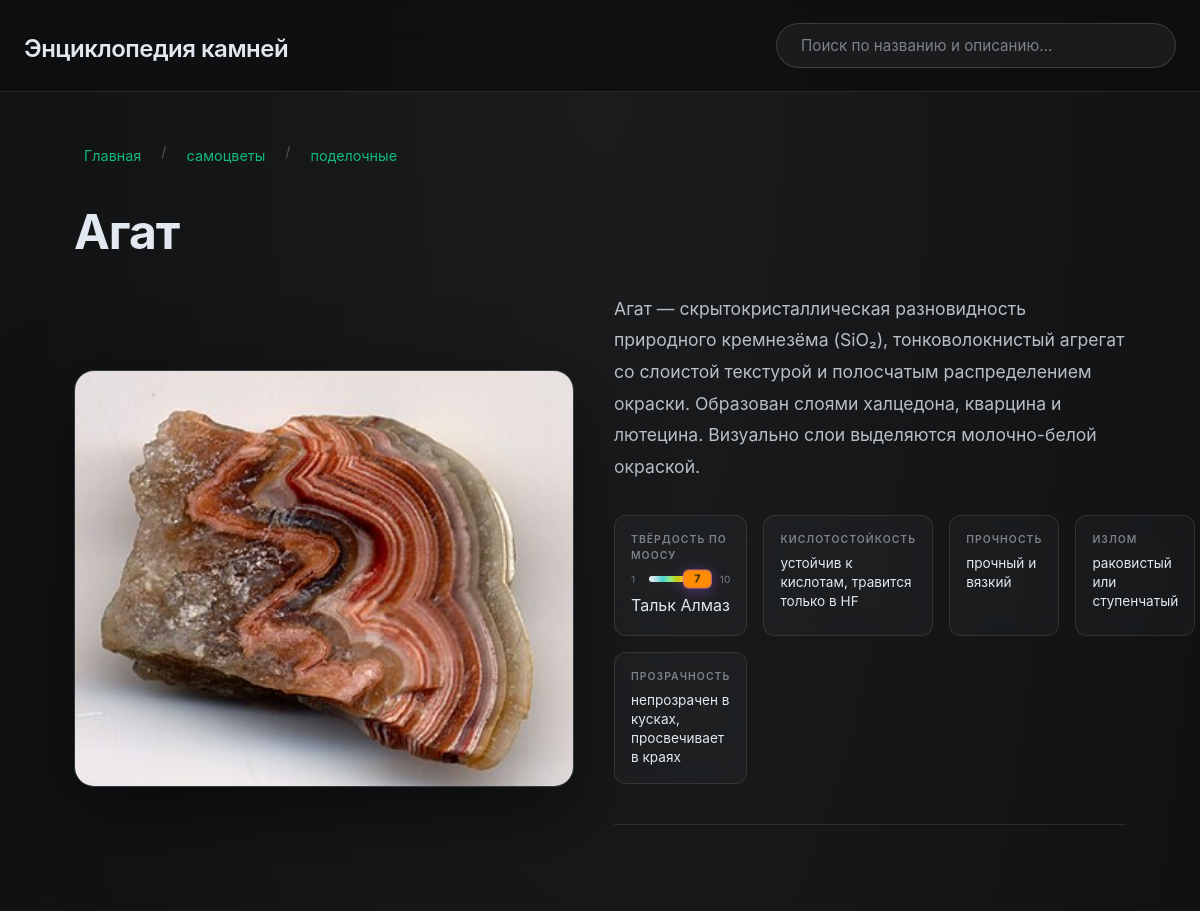
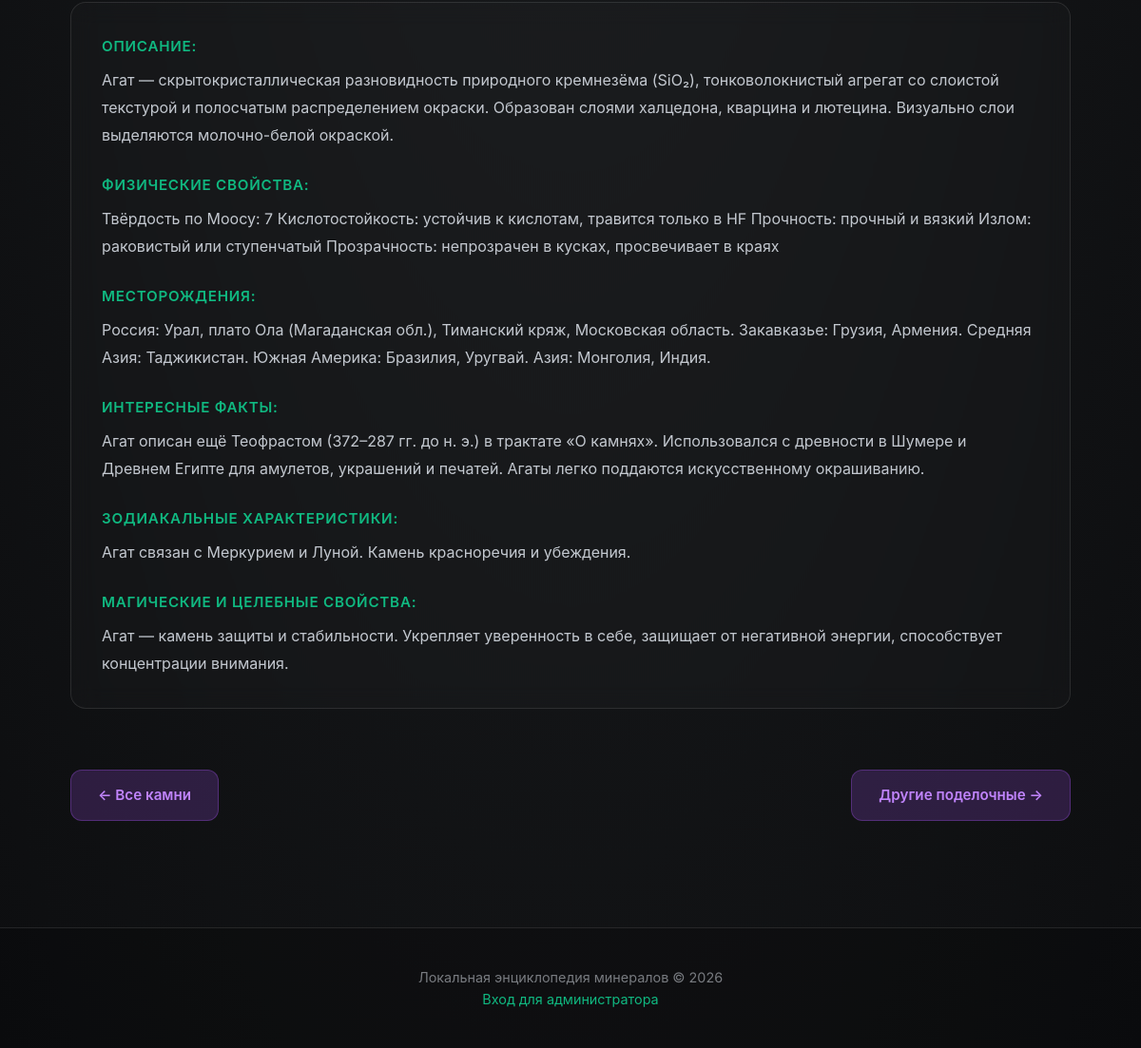
Page /gem/agat on the committed database (2 pictures, top to bottom).
### models.py (models this page shows, shortened)
class Gem(db.Model):
    __tablename__ = 'gems'
    id = db.Column(db.Integer, primary_key=True)
    name = db.Column(db.String(100), nullable=False, index=True)
    slug = db.Column(db.String(100), unique=True, nullable=False, index=True)
    category = db.Column(db.String(50), nullable=False)  # руды металлов/нерудные/строительные/полудрагоценный/поделочный/органический
    parent_category = db.Column(db.String(50), nullable=True)  # полезные ископаемые/самоцветы
    description = db.Column(db.Text, nullable=False)
    properties = db.Column(db.Text)  # физические/химические свойства
    locations = db.Column(db.Text)   # места добычи
    facts = db.Column(db.Text)       # интересные факты
    zodiac = db.Column(db.Text)      # зодиакальные характеристики
    magic_props = db.Column(db.Text) # магические свойства
    image_filename = db.Column(db.String(200))  # имя файла изображения
    gallery = db.Column(db.Text)  # JSON список дополнительных фото
    created_at = db.Column(db.DateTime, default=datetime.utcnow)
    updated_at = db.Column(db.DateTime, default=datetime.utcnow, onupdate=datetime.utcnow)
    def get_gallery(self):
        if not self.gallery:
            return []
        try:
            return json.loads(self.gallery)
        except:
            return []

### app.py (the view)
@app.route('/gem/<slug>')
def gem_detail(slug):
    gem = Gem.query.filter_by(slug=slug).first_or_404()
    return render_template('gem_detail.html', gem=gem)

### app.py (called while the page is built)
@app.template_filter('nl2br')
def nl2br_filter(s):
    if not s:
        return ''
    return s.replace('\n', '<br>')

@app.template_filter('text_color')
def text_color_filter(bg_hex: str) -> str:
    try:
        bg_hex = bg_hex.lstrip('#')
        r, g, b = int(bg_hex[0:2], 16), int(bg_hex[2:4], 16), int(bg_hex[4:6], 16)
        brightness = (0.299 * r + 0.587 * g + 0.114 * b) / 255
        return '#1a1a1a' if brightness > 0.5 else '#ffffff'
    except:
        return '#ffffff'

@app.template_filter('category_plural')
def category_plural_filter(category: str) -> str:
    if not category:
        return ''
    category_forms = {
        'поделочный': 'поделочные',
        'органический': 'органические',
        'полудрагоценный': 'полудрагоценные',
        'строительные': 'строительные',
        'нерудные': 'нерудные',
        'руды металлов': 'руды металлов',
    }
    return category_forms.get(category, category)

@app.context_processor
def inject_alphabet_index():
    from flask import request
    category = request.args.get('category', '')
    parent_category = request.args.get('parent_category', '')
    if category:
        category = CATEGORY_PLURAL_TO_SINGULAR.get(category, category)
    query = Gem.query
    if category:
        query = query.filter_by(category=category)
    elif parent_category:
        query = query.filter_by(parent_category=parent_category)
    alphabet_index = {}
    gems = query.order_by(Gem.name).all()
    for gem in gems:
        first_letter = gem.name[0].upper()
        if first_letter not in alphabet_index:
            alphabet_index[first_letter] = []
        alphabet_index[first_letter].append(gem)
    return dict(alphabet_index=alphabet_index, CATEGORY_PLURAL_TO_SINGULAR=CATEGORY_PLURAL_TO_SINGULAR)

### templates/gem_detail.html (shortened to what this page needs)
{% extends "base.html" %}
{% set show_alphabet = false %}
{% block content %}
<article class="gem-detail">
    <nav class="breadcrumbs">
        <a href="{{ url_for('welcome') }}">Главная</a>
        <span class="crumb-sep">/</span>
        {% if gem.parent_category %}
        <a href="{{ url_for('catalog', parent_category=gem.parent_category) }}">{{ gem.parent_category }}</a>
        <span class="crumb-sep">/</span>
        {% endif %}
        <a href="{{ url_for('catalog', category=gem.category|category_plural) }}">{{ gem.category|category_plural }}</a>
    </nav>
    <header class="gem-detail-header">
        <h1 class="gem-title">{{ gem.name }}</h1>
    </header>
    {% if gem.description or gem.image_filename %}
    <div class="gem-intro-wrapper">
        {% if gem.image_filename %}
        <div class="gem-image-column">
            <div class="gem-detail-main-image">
                <img src="{{ url_for('uploaded_file', filename=gem.image_filename) }}" alt="{{ gem.name }}" class="main-image-clickable" onclick="openLightbox(0)">
            </div>
            {% set gallery = gem.get_gallery() %}
        </div>
        {% endif %}
        <div class="gem-intro-column">
            {% if gem.description %}
            <div class="gem-intro">
                {{ gem.description[:300]|nl2br }}{% if gem.description|length > 300 %}…{% endif %}
            </div>
            {% endif %}
            {% if gem.properties %}
            <div class="gem-specs-grid-full">
                {% for line in gem.properties.split('\n') %}
                    {% if line.strip() and ':' in line %}
                    {% set label = line.split(':')[0].strip() %}
                    {% set value = line.split(':', 1)[1].strip() %}
                    {% if label == 'Твёрдость по Моосу' or label == 'Твердость по Моосу' %}
                    {% set mohs_value = value.split('–')[0].replace(',', '.')|float %}
                    {% set mohs_position = ((mohs_value - 1) / 9) * 100 %}
                    {% set mohs_bg_color = value|mohs_color %}
                    {% set mohs_text_color = mohs_bg_color|text_color %}
                    <div class="gem-spec-card-full">
                        <div class="spec-label">Твёрдость по Моосу</div>
                        <div class="mohs-scale-new">
                            <div class="mohs-bar-container">
                                <span class="mohs-number mohs-number-left">1</span>
                                <div class="mohs-bar"></div>
                                <div class="mohs-badge" style="left: {{ mohs_position }}%; background-color: {{ mohs_bg_color }}; color: {{ mohs_text_color }}">
                                    {{ value }}
                                </div>
                                <span class="mohs-number mohs-number-right">10</span>
                            </div>
                            <div class="mohs-sublabels">
                                <span class="mohs-sublabel-left">Тальк</span>
                                <span class="mohs-sublabel-right">Алмаз</span>
                            </div>
                        </div>
                    </div>
                    {% else %}
                    <div class="gem-spec-card-full">
                        <div class="spec-label">{{ label }}</div>
                        <div class="spec-value">{{ value }}</div>
                    </div>
                    {% endif %}
                    {% endif %}
                {% endfor %}
            </div>
            {% endif %}
        </div>
    </div>
    {% endif %}
    <article class="gem-content-single">
        <div class="gem-content-text">
            {% if gem.description %}
            <p><strong>Описание:</strong> {{ gem.description }}</p>
            {% endif %}
            {% if gem.properties %}
            <p><strong>Физические свойства:</strong> {{ gem.properties }}</p>
            {% endif %}
            {% if gem.locations %}
            <p><strong>Месторождения:</strong> {{ gem.locations }}</p>
            {% endif %}
            {% if gem.facts %}
            <p><strong>Интересные факты:</strong> {{ gem.facts }}</p>
            {% endif %}
            {% if gem.zodiac %}
            <p><strong>Зодиакальные характеристики:</strong> {{ gem.zodiac }}</p>
            {% endif %}
            {% if gem.magic_props %}
            <p><strong>Магические и целебные свойства:</strong> {{ gem.magic_props }}</p>
            {% endif %}
        </div>
    </article>
    <nav class="gem-detail-nav">
        <a href="{{ url_for('catalog') }}" class="back-link">← Все камни</a>
        <a href="{{ url_for('catalog', category=gem.category|category_plural) }}" class="next-link">Другие {{ gem.category|category_plural }} →</a>
    </nav>
</article>
        {% set gallery = gem.get_gallery() %}
{% endblock %}

### static/css/dark-glass.css (style rules this page uses)
* { box-sizing: border-box; margin: 0; padding: 0; }
body { font-family: 'Inter', -apple-system, BlinkMacSystemFont, 'Segoe UI', Roboto, sans-serif; line-height: 1.6; color: #e2e8f0; background: radial-gradient(ellipse at top, #1a1c1e 0%, #0d0e10 100%); min-height: 100vh; }
a { color: #10b981; text-decoration: none; transition: all 0.3s ease; }

### static/css/dark-glass-detail.css (style rules this page uses)
.gem-detail { max-width: 1100px; margin: 0 auto; padding: 3rem 1.5rem; }
.breadcrumbs { display: flex; flex-wrap: wrap; gap: 10px; margin-bottom: 2rem; font-size: 0.9rem; color: rgba(226, 232, 240, 0.6); }
.breadcrumbs a { color: #10b981; text-decoration: none; padding: 4px 10px; border-radius: 6px; transition: all 0.3s ease; }
.crumb-sep { color: rgba(226, 232, 240, 0.3); }
.gem-detail-header { margin-bottom: 2rem; }
.gem-title { font-size: 3rem; color: #e2e8f0; margin: 0 0 1.5rem 0; font-weight: 700; line-height: 1.2; letter-spacing: -1px; }
.gem-intro-wrapper { display: flex; gap: 2.5rem; margin-bottom: 3rem; align-items: center; }
.gem-intro-column { flex: 1; min-width: 0; }
.gem-intro { font-size: 1.1rem; line-height: 1.8; color: rgba(226, 232, 240, 0.8); margin-bottom: 2rem; }
.gem-image-column { flex-shrink: 0; width: 500px; }
.gem-detail-main-image { border-radius: 20px; overflow: hidden; box-shadow: 0 25px 80px rgba(0, 0, 0, 0.5); position: sticky; top: 120px; border: 1px solid rgba(255, 255, 255, 0.15); }
.gem-detail-main-image img { width: 100%; height: auto; display: block; transition: all 0.3s ease; }
.gem-specs-grid-full { display: grid; grid-template-columns: repeat(4, 1fr); gap: 1rem; margin-bottom: 2.5rem; padding-bottom: 2.5rem; border-bottom: 1px solid rgba(255, 255, 255, 0.1); }
.gem-spec-card-full { background: rgba(255, 255, 255, 0.03); backdrop-filter: blur(12px); -webkit-backdrop-filter: blur(12px); padding: 1rem; border-radius: 12px; border: 1px solid rgba(255, 255, 255, 0.1); transition: all 0.3s ease; }
.spec-label { font-size: 0.65rem; font-weight: 600; text-transform: uppercase; color: rgba(226, 232, 240, 0.5); margin-bottom: 0.35rem; letter-spacing: 0.1em; }
.spec-value { font-size: 0.85rem; color: #e2e8f0; font-weight: 400; line-height: 1.4; }
.mohs-scale-new { margin-top: 6px; }
.mohs-bar-container { position: relative; display: flex; align-items: center; gap: 8px; margin-bottom: 6px; }
.mohs-number { font-size: 10px; font-weight: 500; color: rgba(226, 232, 240, 0.4); min-width: 10px; flex-shrink: 0; }
.mohs-bar { flex: 1; height: 6px; background: linear-gradient(90deg, #F5F5F5 0%, #B0E0E6 11%, #48D1CC 22%, #90EE90 33%, #C4D300 44%, #FFD700 55%, #FF8C00 66%, #FF4500 77%, #800020 88%, #121212 100%); border-radius: 3px; position: relative; box-shadow: 0 0 15px rgba(255, 255, 255, 0.1); }
.mohs-badge { position: absolute; top: 50%; transform: translate(-50%, -50%); background: rgba(168, 85, 247, 0.9); backdrop-filter: blur(10px); -webkit-backdrop-filter: blur(10px); color: #fff; padding: 3px 10px; border-radius: 6px; font-size: 11px; font-weight: 600; line-height: 1; white-space: nowrap; z-index: 1; border: 1px solid rgba(168, 85, 247, 0.5); box-shadow: 0 3px 15px rgba(168, 85, 247, 0.4); }
.gem-content-single { margin-bottom: 2rem; }
.gem-content-text { background: rgba(255, 255, 255, 0.02); backdrop-filter: blur(12px); -webkit-backdrop-filter: blur(12px); padding: 2rem; border-radius: 16px; border: 1px solid rgba(255, 255, 255, 0.1); }
.gem-content-text p { margin-bottom: 1.5rem; font-size: 1rem; line-height: 1.8; color: rgba(226, 232, 240, 0.85); margin-left: 0; }
.gem-content-text p:last-child { margin-bottom: 0; }
.gem-content-text strong { color: #10b981; font-weight: 600; font-size: 0.95rem; letter-spacing: 0.05em; text-transform: uppercase; display: block; margin-bottom: 0.5rem; }
.gem-detail-nav { display: flex; justify-content: space-between; gap: 1.5rem; padding-top: 2rem; }
.back-link, .next-link { display: inline-block; padding: 0.875rem 1.75rem; background: rgba(168, 85, 247, 0.2); color: #c084fc; text-decoration: none; border-radius: 12px; font-weight: 600; font-size: 0.95rem; transition: all 0.3s ease; border: 1px solid rgba(168, 85, 247, 0.3); }

### rows in the picture
Gem: parent_category "самоцветы", category|category_plural "поделочные", name "Агат", image_filename (picture), description "Агат — скрытокристаллическая разновидность природного кремнезёма (SiO₂), тонковолокнистый агрегат со слоистой текстурой и полосчатым распределением окраски. Образован слоями халцедона, кварцина и лютецина. Визуально слои выделяются молочно-белой окраской.", properties "Твёрдость по Моосу: 7 Кислотостойкость: устойчив к кислотам, травится только в HF Прочность: прочный и вязкий Излом: раковистый или ступенчатый Прозрачность: непрозрачен в кусках, просвечивает в краях", locations "Россия: Урал, плато Ола (Магаданская обл.), Тиманский кряж, Московская область. Закавказье: Грузия, Армения. Средняя Азия: Таджикистан. Южная Америка: Бразилия, Уругвай. Азия: Монголия, Индия.", facts "Агат описан ещё Теофрастом (372–287 гг. до н. э.) в трактате «О камнях». Использовался с древности в Шумере и Древнем Египте для амулетов, украшений и печатей. Агаты легко поддаются искусственному окрашиванию.", zodiac "Агат связан с Меркурием и Луной. Камень красноречия и убеждения.", magic_props "Агат — камень защиты и стабильности. Укрепляет уверенность в себе, защищает от негативной энергии, способствует концентрации внимания."

### other values in the picture
{{ value }} "7"
{{ label }} "КИСЛОТОСТОЙКОСТЬ" "ПРОЧНОСТЬ" "ИЗЛОМ" "ПРОЗРАЧНОСТЬ"
{{ value }} "устойчив к кислотам, травится только в HF" "прочный и вязкий" "раковистый или ступенчатый" "непрозрачен в кусках, просвечивает в краях"
